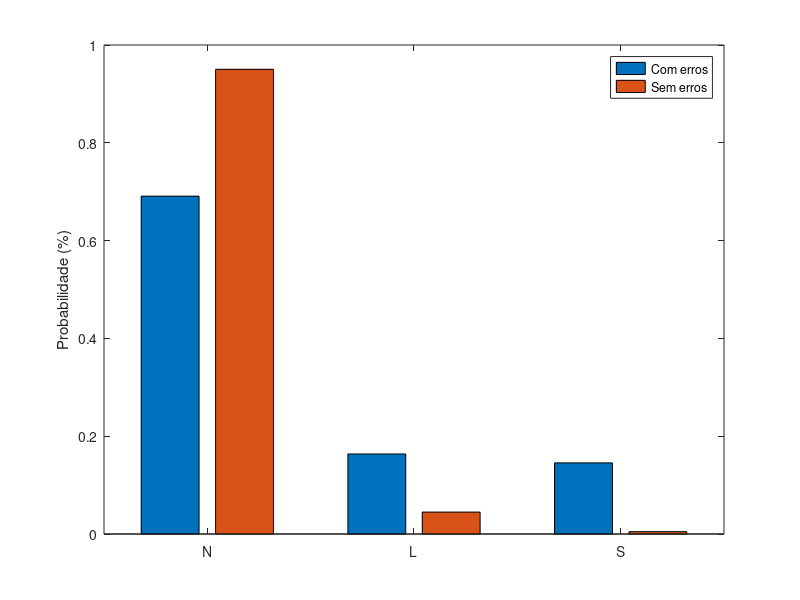

MATLAB code to generate this figure: (Note: this script raises an error after producing the figure.)
% Três estados possíveis:
% N, L e S
% que acontecem respetivamente:
% 95, 4.5 e 0.5 por cento das vezes
% com três probabilidades de os pacotes terem erros nos estados respetivos:
% 0.1, 0.5 e 4

% 1.a
% Qual a probabilidade de o pacote recebido conter erros e o estado ser o N

pN = 0.95;
pDadoN = 0.001;

pErroN = pN * pDadoN

% 1.b
% qual a probabilidade de dado um pacote recebido, conter erros

pL = 0.045;
pS = 0.005;

pDadoL = 0.005;
pDadoS = 0.04;

pErro = pN * pDadoN + pL * pDadoL + pS * pDadoS

% 1.c
% qual a probabilidade de estarmos no estado S sendo que o pacote recebido
% tem erros

pS_dadoErro = (pS * pDadoS) / pErro

% 1.d
% probabilidade de
% estarmos no estado L sendo que o pacote recebido não tem erros

pL_dadoNaoErro = (pL * (1 - pDadoL)) / (1 - pErro)


% 1.e
% desenha um grafico com a probabilidade de estarmos em cada um dos estados
% quando o pacote é recebido com e sem erros

pEstados_dadoErro = [pN*pDadoN, pL*pDadoL, pS*pDadoS] / pErro;
pEstados_dadoNaoErro = [pN*(1-pDadoN), pL*(1-pDadoL), pS*(1-pDadoS)] / (1-pErro);

bar([pEstados_dadoErro; pEstados_dadoNaoErro].')
set(gca, 'XTickLabel', {'N', 'L', 'S'})
legend('Com erros', 'Sem erros', 'Location', 'best')
ylabel('Probabilidade (%)')
ytickformat('percentage')
xlabel('Estado')
title('Probabilidade dos estados condicionada ao recebimento')
grid on
